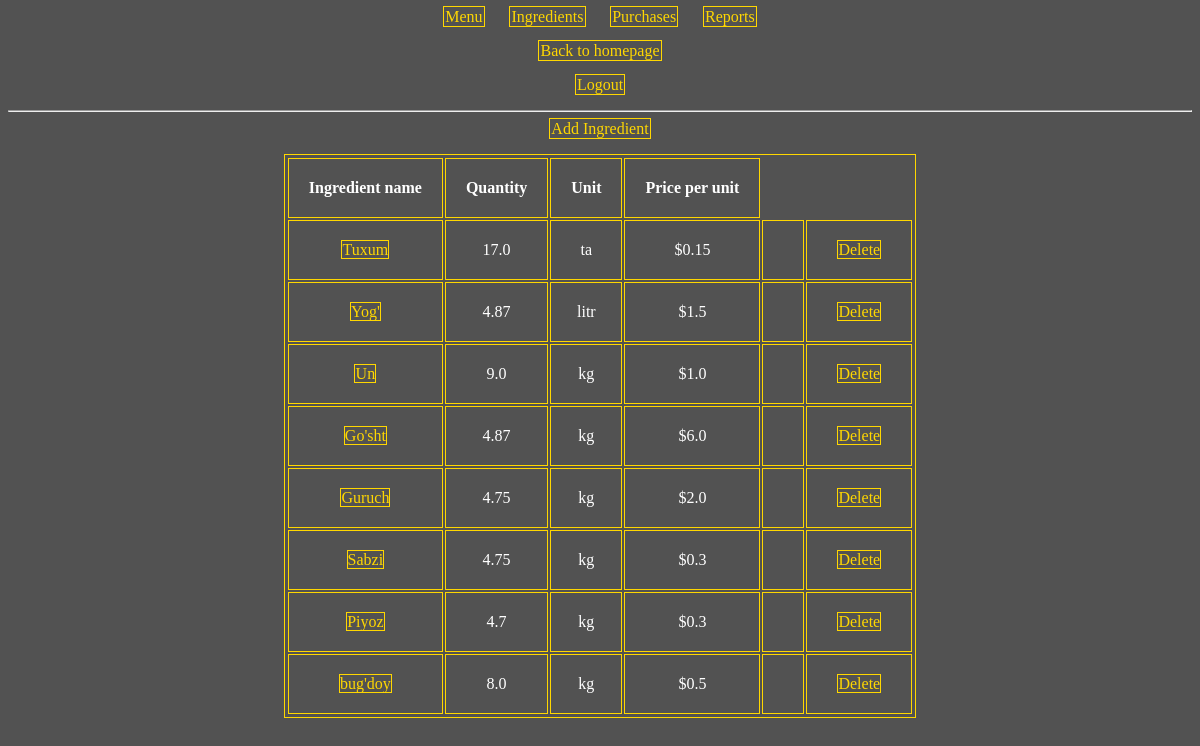
Page /ingredient/ (signed in) on the committed database.
### base/models.py (models this page shows, shortened)
class Ingredient(models.Model):
    name = models.CharField(max_length=200, unique=True)
    quantity = models.FloatField(default=0)
    unit = models.CharField(max_length=200)
    price_per_unit = models.FloatField(default=0)

### base/views.py (the view)
# urls.py: path('ingredient/', views.IngredientList.as_view(), name='ingredientlist'),
class IngredientList(LoginRequiredMixin, ListView):
    model = Ingredient
    template_name = 'base/ingredient_list.html'

### base/templates/base/ingredient_list.html
{% extends 'base/main.html' %}
{% block content %}
<a href="{% url 'ingredientcreate' %}"> Add Ingredient </a>
<p><table>
<tr><th>Ingredient name</th><th>Quantity</th><th>Unit</th><th>Price per unit</th></tr>
{% for q in ingredient_list %}
<tr>
    <td>   <a href="{% url 'ingredientupdate' q.id %}">{{q.name}}</a></td>
    <td>{{q.quantity}}</td> <td>{{q.unit}}</td> <td>${{q.price_per_unit}}</td><td><td><a href="{% url 'ingredientdelete' q.id %}">Delete</a></td></td>
</tr>
{% endfor %}
</table></p>
{% endblock %}

### base/templates/base/main.html (style rules this page uses)
body { background-color: rgba(50, 49, 49, 0.838); font-family: Helvetica; text-align: center; color: white; }
a { color: gold; font-family: Cera Pro; border-color: gold; border-style: solid; border-width: 1px; padding: 0.1%; margin: 10PX; }
a:link { text-decoration: none; }
table { margin-left: auto; margin-right: auto; margin-bottom: 20px; text-align: center; color: rgb(255, 255, 255); font-family: Cera Pro; border-color: gold; border-style: solid; border-width: 1px; padding: 0.1%; }
th { border-color: gold; border-style: solid; border-width: 1px; padding: 0.1%; margin: 10PX; }
td,th { border-color: gold; border-style: solid; border-width: 1px; padding: 20px; margin: 20PX; }

### rows in the picture
Ingredient: name "Tuxum", quantity "17.0", unit "ta", price_per_unit "0.15"
Ingredient: name "Yog'", quantity "4.87", unit "litr", price_per_unit "1.5"
Ingredient: name "Un", quantity "9.0", unit "kg", price_per_unit "1.0"
Ingredient: name "Go'sht", quantity "4.87", unit "kg", price_per_unit "6.0"
Ingredient: name "Guruch", quantity "4.75", unit "kg", price_per_unit "2.0"
Ingredient: name "Sabzi", quantity "4.75", unit "kg", price_per_unit "0.3"
Ingredient: name "Piyoz", quantity "4.7", unit "kg", price_per_unit "0.3"
Ingredient: name "bug'doy", quantity "8.0", unit "kg", price_per_unit "0.5"
